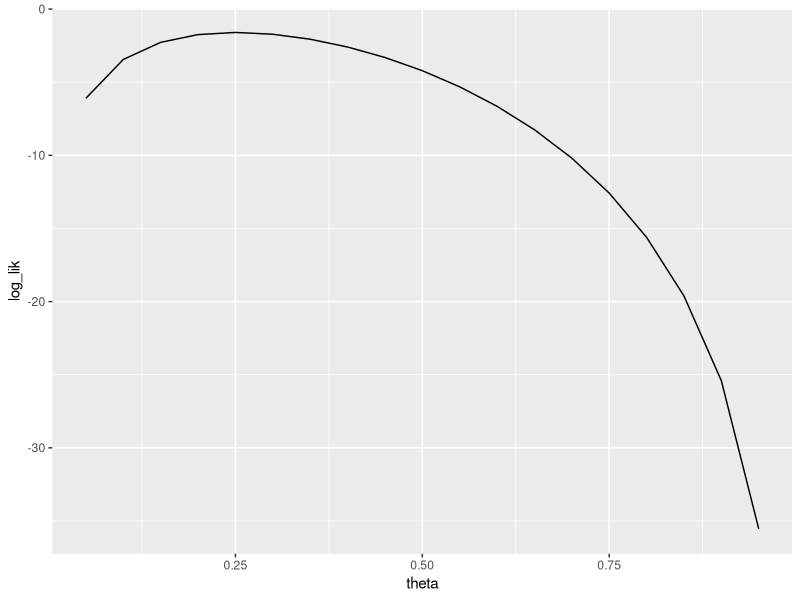
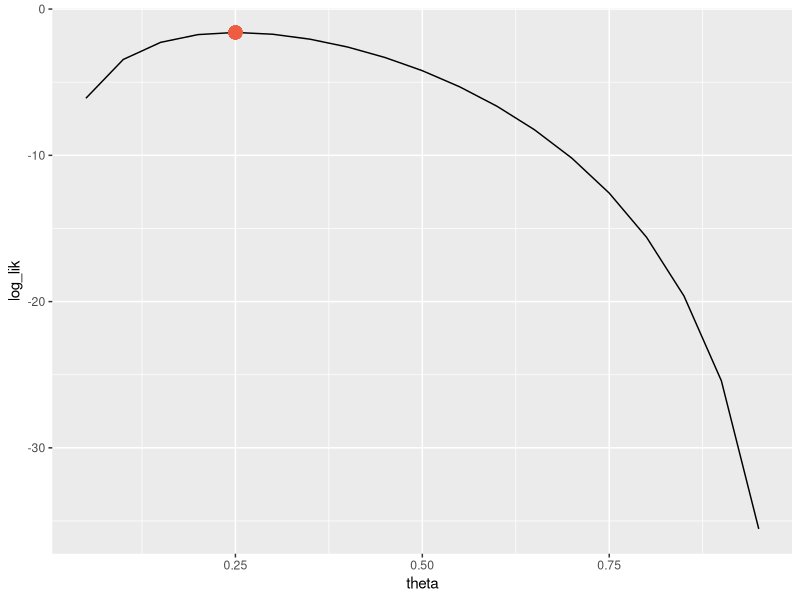

Source code (R) for these figures, in order:
## ---- chunk 1
library(tidyverse)
library(readxl)
library(cowplot)
## ---- chunk 2
for (ii in 1:10) {
  cat(ii, "\n")
}
## ---- chunk 3
# FIXME
for (jj in 50:60) {
  cat(jj + 10, "\n")
}
## ---- chunk 4
myvector <- seq(1, 21, by = 2)
## ---- chunk 5
# FIXME
for (ij in myvector) {
  cat(ij, "\t", ij ^ 2, "\n")
}
## ---- chunk 6
for (ji in 1:length(myvector)) {
  x <- myvector[ji] ^ 2
  cat(ji, "\t", x, "\n")
}
## ---- chunk 7
add_10 <- function(x) {
  y <- x + 10
  return(y)
}
## ---- chunk 8
zz <- 100
add_10(x = zz)
add_10(zz)

add_10(seq(50, 60, by = 2))

# y doesn't change due to the function
y <- 5412
add_10(y)
y

# y is reassigned to the result of the function
y <- add_10(y)
y
## ---- chunk 9
# FIXME
mult <- function(x, y) {
  z <- x * y
  return(z)
}

mult(2, 17.4)
mult(1:3, 10:12)
mult(10:15, 3.4)
mult(1:3, 5:10) # Think about what is going on here
## ---- chunk 10
# FIXME
theta <- seq(0.05, 0.95, by  = 0.05)
log_lik <- log(dbinom(5, 20, prob = theta))
p <- tibble(theta, log_lik) %>%
  ggplot(aes(theta, log_lik)) +
  geom_line()
p # Print the plot.
## ---- chunk 11
# FIXME
theta[which.max(log_lik)]
## ---- chunk 12
# FIXME
# Notice how we assigned the plot to a variable p above.
# Here we can just add the point.
p +
  geom_point(aes(x = theta[which.max(log_lik)], y = max(log_lik)),
             color = "tomato2", size = 4)
## ---- chunk 13
P0.25 <- dbinom(5, 20, 0.25)
P0.50 <- dbinom(5, 20, 0.50)
## ---- chunk 14
P0.25 / P0.50
## ---- chunk 15
# FIXME
sum(dbinom(0:5, 20, 0.5))
## ---- chunk 16
# FIXME
dbinom(7, 22, 7/22) / dbinom(7, 22, 0.50)
sum(dbinom(0:7, 22, 0.5))
